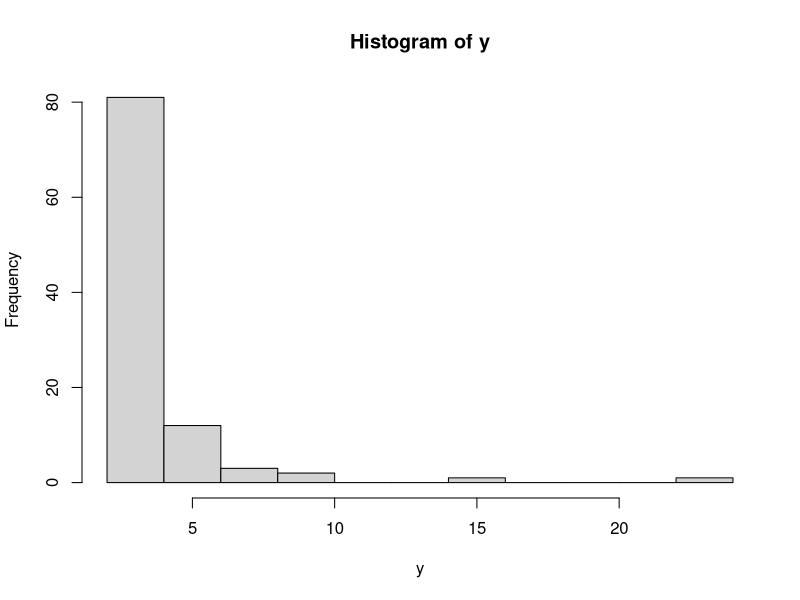
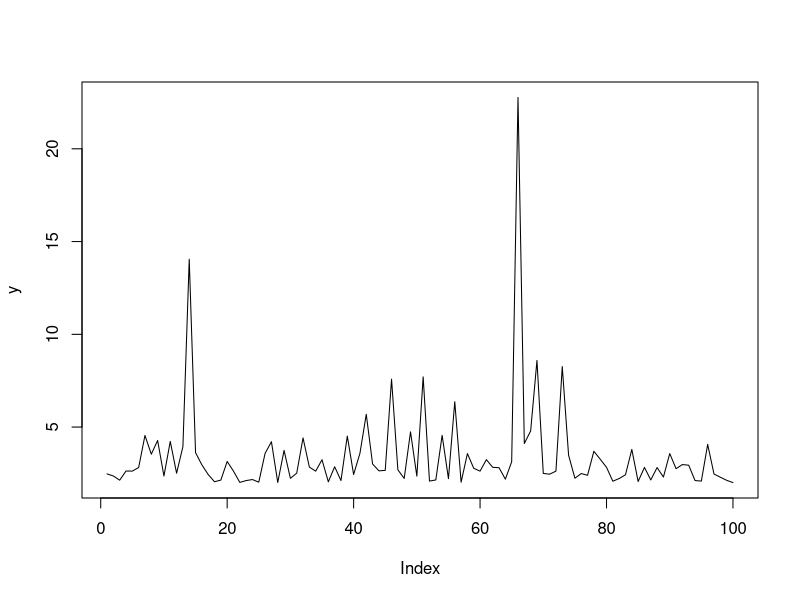
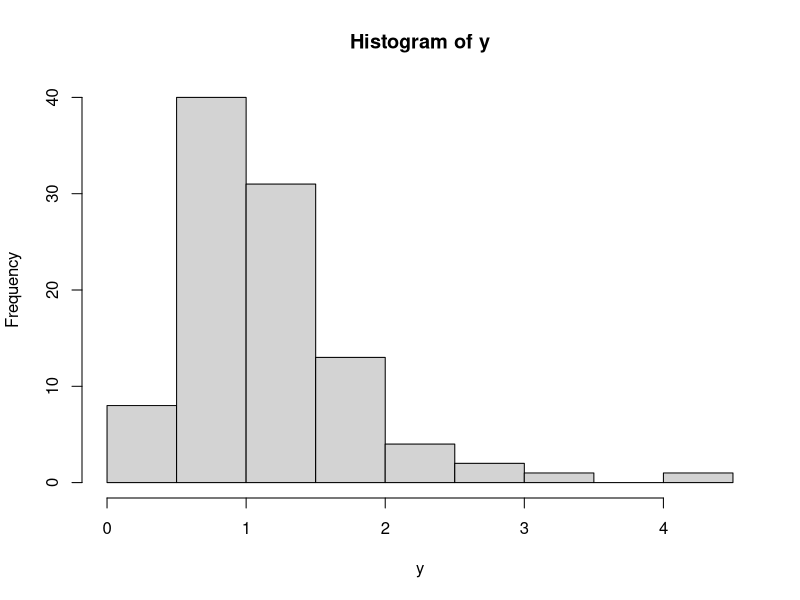
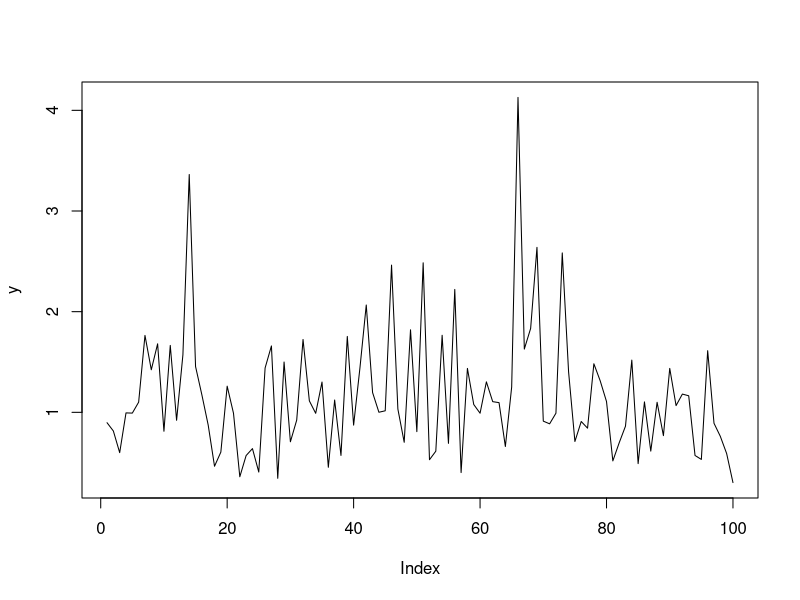
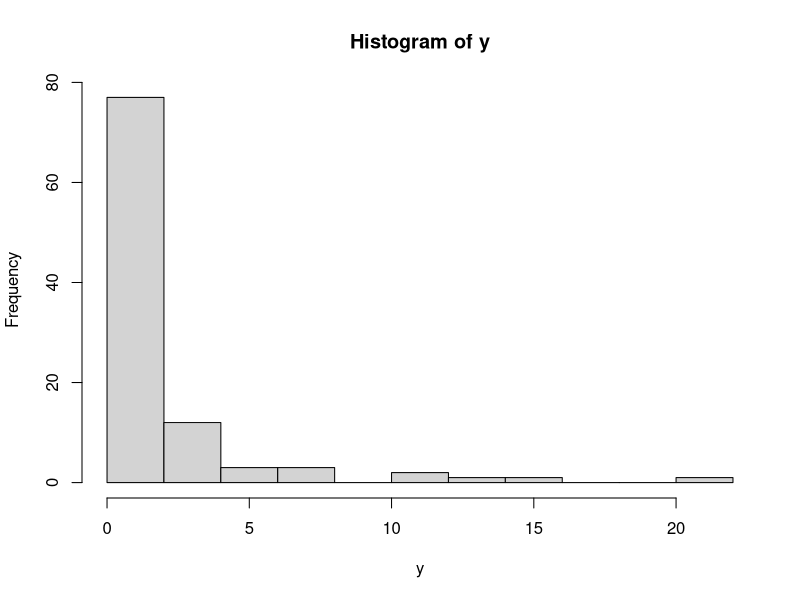
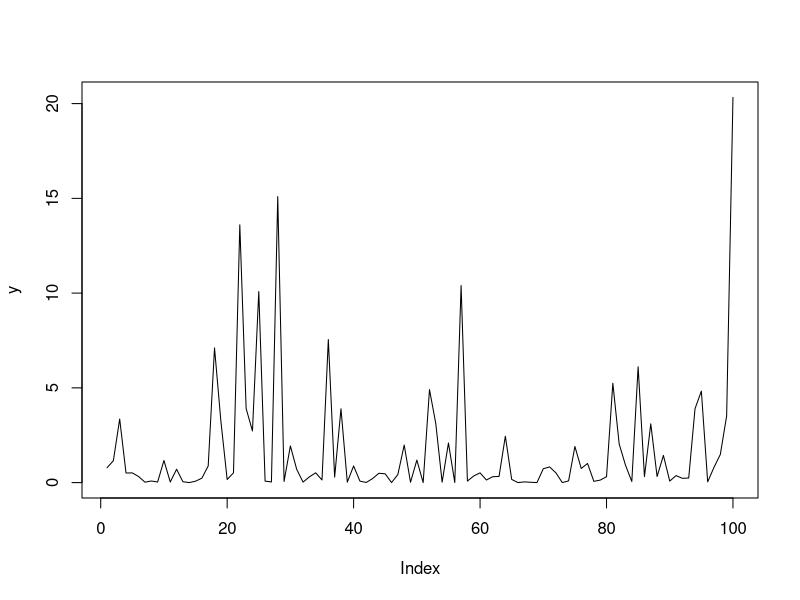

These charts were generated, in order, by the following R code:
x = runif(100,0,1)

##################################################pareto
a=2
b=2.5

y = a / exp((1/b)*log(1-x)) 


range(y)
mean(y)

#jpeg('/home/farnaz/Desktop/rhist1.jpg')
hist(y)
#dev.off()

#jpeg('/home/farnaz/Desktop/rplot1.jpg')
plot(y, type='l')
#dev.off()

##################################################lognormal

mu = 0;
sigma = 0.5;
  
invErf <-  function(x) {
  # argument x must lie between -1 and 1
  qnorm((1 + x) /2) / sqrt(2)
} 

y = exp( (sigma*sqrt(2)*invErf(2*x - 1))+mu )

range(y)
mean(y)

#jpeg('/home/farnaz/Desktop/rhist.jpg')
hist(y)
#dev.off()

#jpeg('/home/farnaz/Desktop/rplot.jpg')
plot(y, type='l')
#dev.off()

##############################################stretched exponential
beta = 0.52
y = (-log(x))^(1/beta)

range(y)
mean(y)

#jpeg('/home/farnaz/Desktop/rhist.jpg')
hist(y)
#dev.off()

#jpeg('/home/farnaz/Desktop/rplot.jpg')
plot(y, type='l')
#dev.off()
